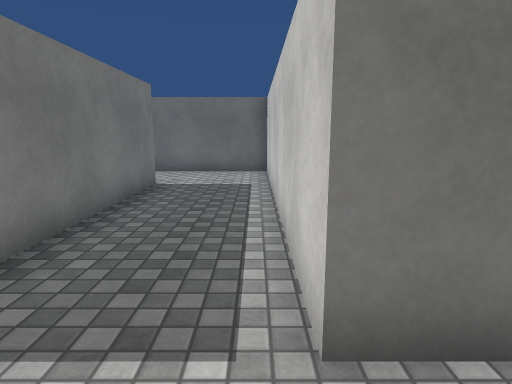
view 1 (above)

22 first-person views from a walk through a scene from a Unity 3-D project. The camera is 1.4 m above the floor, tilts 10° down and sees 75° across. The floor is counted in squares, 1 m on a side. Each view is taken from the middle of a square. On the plan, view 1 faces up. The plan holds only what a view shows up to about 15 squares ahead; the rest is blank. The place goes on beyond the plan. The player character is not drawn. Surface patterns are stand-ins for the level's own textures.

view 2
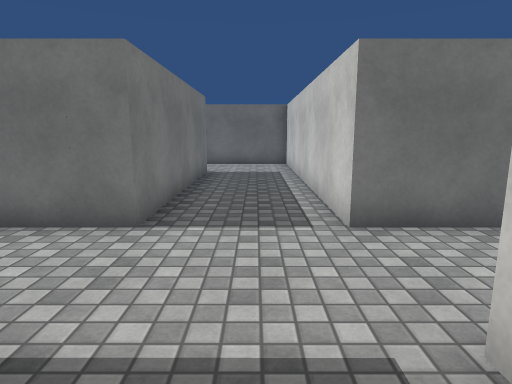

view 3
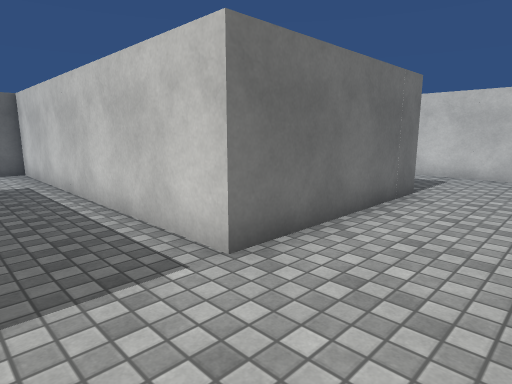

view 4
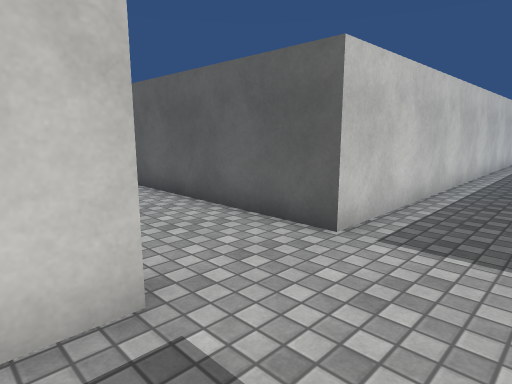

view 5
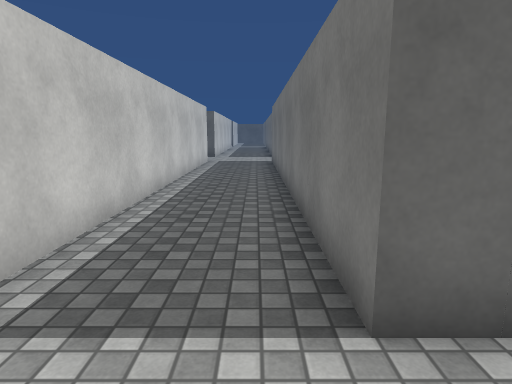

view 6
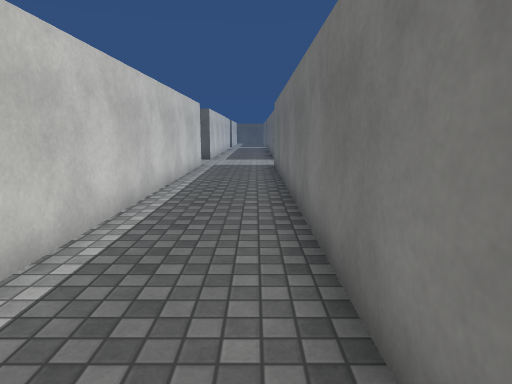

view 7
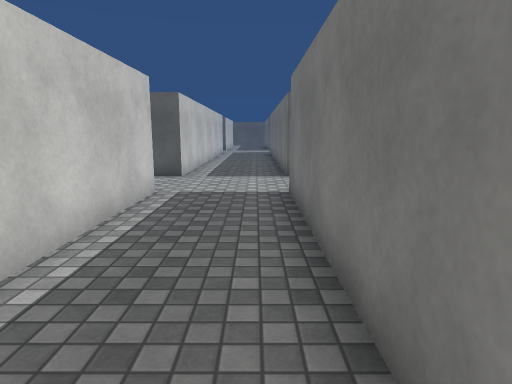

view 8
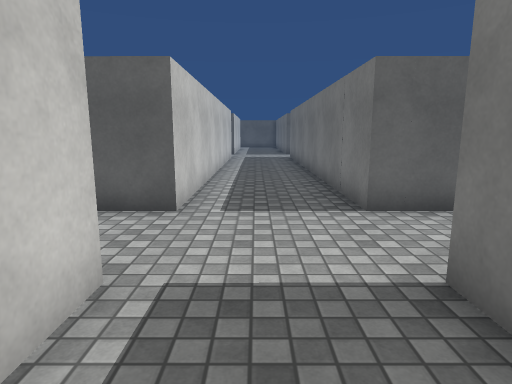

view 9
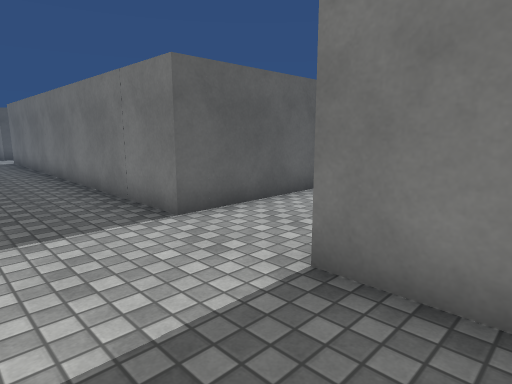

view 10
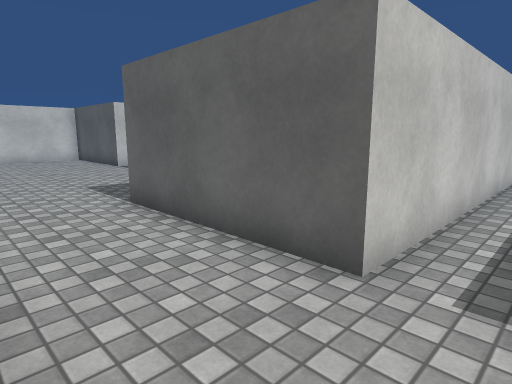

view 11
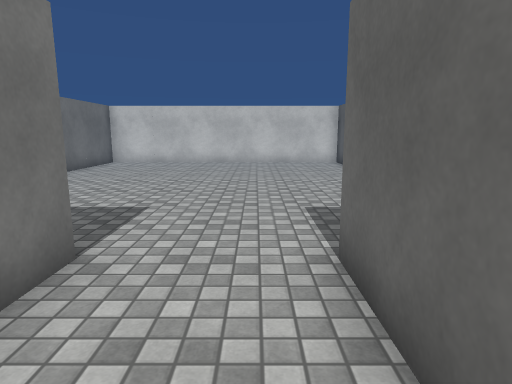

view 12
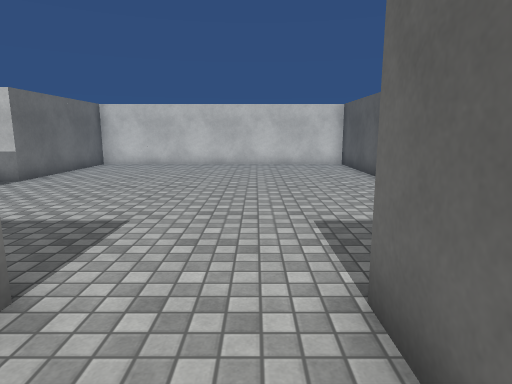

view 13
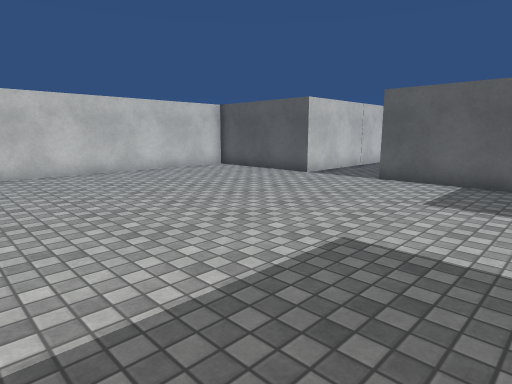

view 14
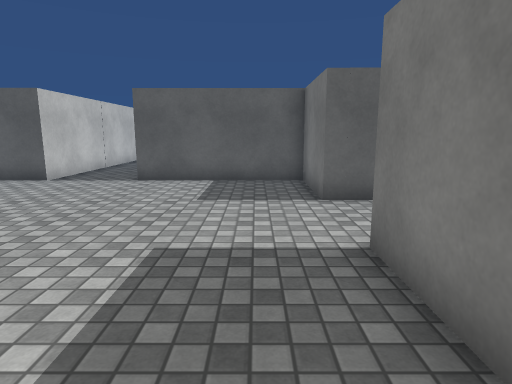

view 15
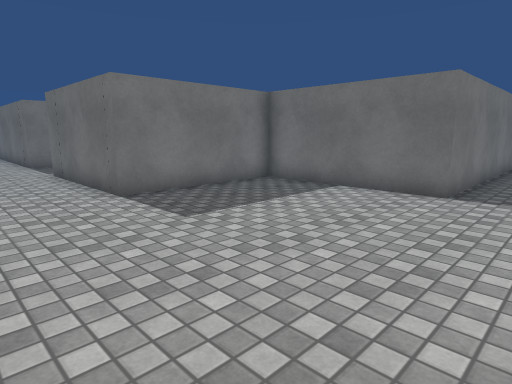

view 16
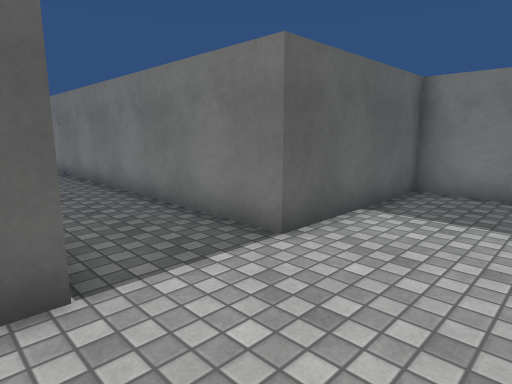

view 17
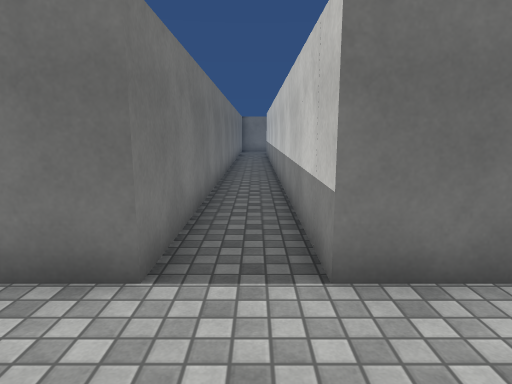

view 18
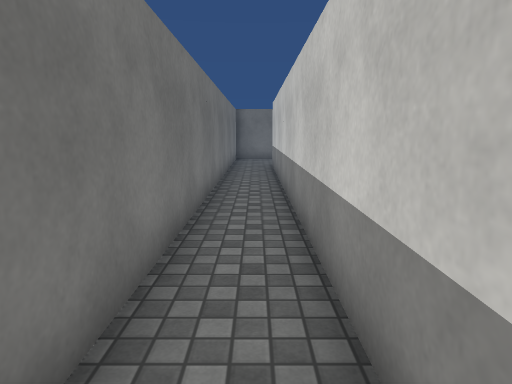

view 19
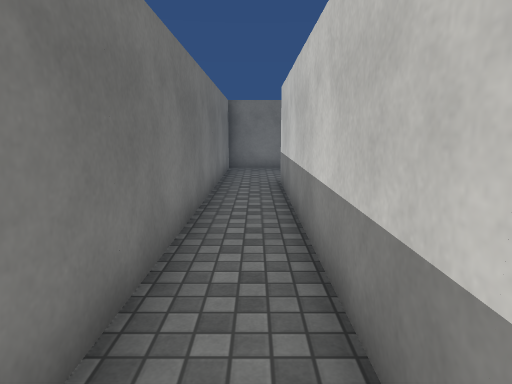

view 20
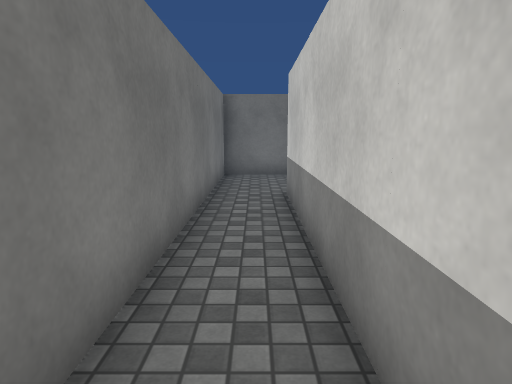

view 21
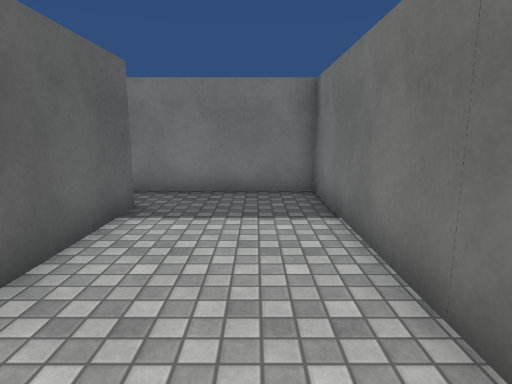

view 22
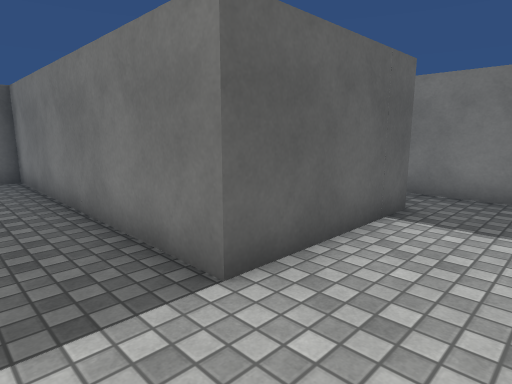

### Floor plan
Points are (right, up) in squares from view 1. A wall is a line through its corners. A room is listed if a view was taken in it or the views show most of it. See-through windows are left out.
Room 1 (views 1, 2, 3, 4, 5, 6, 7, 8, 9, 10)
walls: (-3.8, -1.1) (-2.8, -1.1) (-2.8, -16) (-5.5, -16); (6.2, 1.9) (0.4, 1.9) (0.4, 12.4) (-3.9, 12.4); (0.4, -16) (0.4, -1.1) (6.8, -1.1); (9.9, 0.5) (9.9, 3.2); (-2.8, 9.2) (-2.8, 1.9) (-4.9, 1.9); (-7.1, -18.9) (-3, -18.9) (-3, -28.5); (0.4, -28) (0.4, -18.9)
ways out: opening at (0.5, -17.5) to room 2
Room 2 (views 11, 12, 13, 14, 15, 16, 17)
walls: (10.9, -11) (5.6, -11) (5.6, -16) (0.4, -16); (13.3, -27.2) (13.3, -21.9) (18.2, -21.9) (18.2, -11) (12.7, -11); (0.4, -18.9) (5.6, -18.9) (5.6, -21.9) (10.5, -21.9) (10.5, -28.5)
ways out: opening at (0.5, -17.5) to room 1; opening at (12, -11) to room 3
Room 3 (views 18, 19, 20, 21, 22)
walls: (17.2, 12.4) (10.9, 12.4) (10.9, -11); (12.7, -11) (12.7, 8.7) (17.1, 8.7) (17.1, -0.3)
ways out: opening at (12, -11) to room 2

Where each view was taken, in squares from view 1:
view 1: 0 up, 0 right, facing up
view 2: 3 down, 1 left, facing up
view 3: 1 down, 2 left, facing up-right
view 4: 3 up, 2 left, facing down-right
view 5: 1 up, 2 left, facing down
view 6: 1 down, 2 left, facing down
view 7: 8 down, 2 left, facing down
view 8: 13 down, 1 left, facing down
view 9: 14 down, 0 right, facing down-left
view 10: 16 down, 1 left, facing down-right
view 11: 18 down, 2 right, facing right
view 12: 18 down, 3 right, facing right
view 13: 12 down, 6 right, facing down-right
view 14: 12 down, 7 right, facing down
view 15: 19 down, 13 right, facing up-left
view 16: 19 down, 14 right, facing down-left
view 17: 14 down, 12 right, facing up
view 18: 6 down, 12 right, facing up
view 19: 1 down, 12 right, facing up
view 20: 1 up, 12 right, facing up
view 21: 11 up, 19 right, facing left
view 22: 11 up, 19 right, facing down-left
